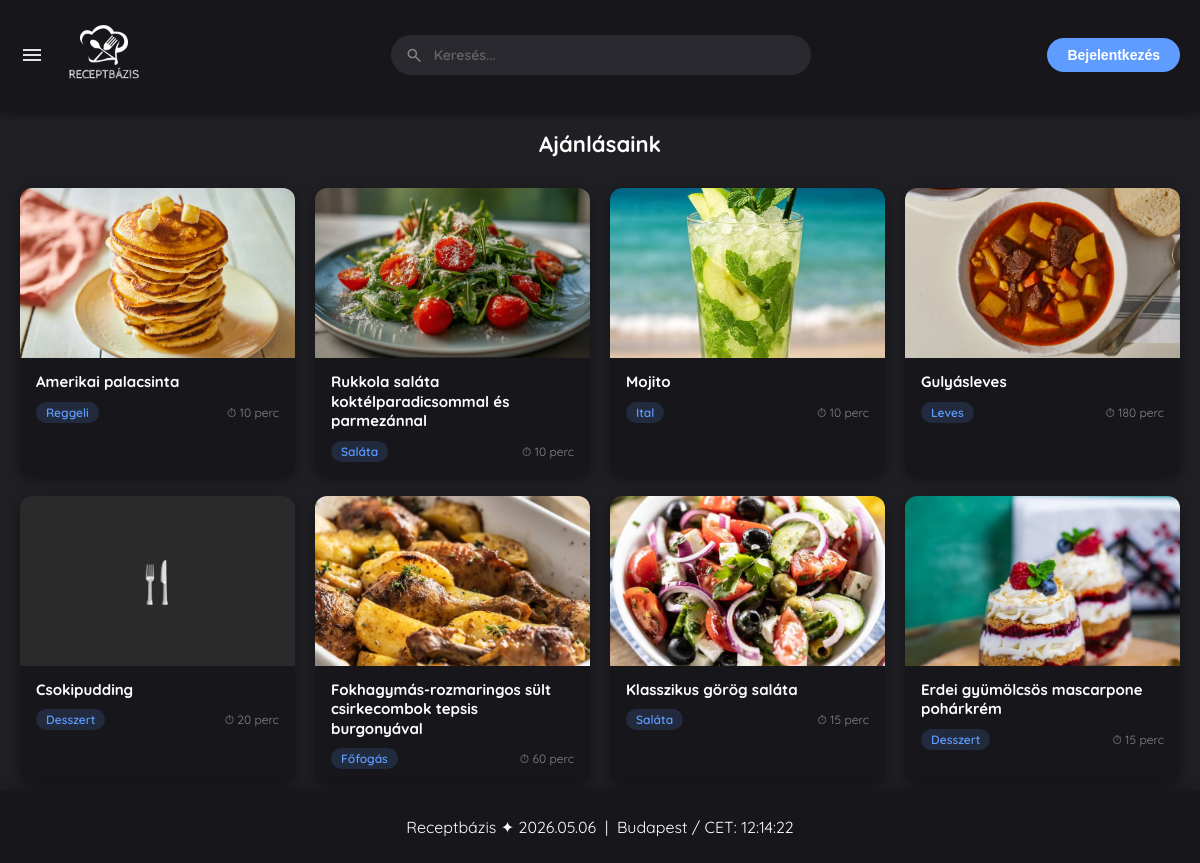
The app's page /home.php with its own data.
### tables this page shows
CREATE TABLE `receptek` (
  `id` int(11) NOT NULL,
  `felhasznalo_id` int(11) NOT NULL,
  `cim` varchar(150) NOT NULL,
  `leiras` text NOT NULL,
  `hozzavalok` text NOT NULL,
  `elkeszitesi_ido` int(11) DEFAULT NULL,
  `letrehozva` timestamp NOT NULL DEFAULT current_timestamp(),
  `kategoria` varchar(50) NOT NULL,
  `indexkep` varchar(255) DEFAULT NULL,
  `receptkep` varchar(255) DEFAULT NULL,
  `youtube_link` varchar(255) DEFAULT NULL
);

### home.php (the view, shortened to what this page needs)
<!DOCTYPE html>
<html lang="hu">
<head>
    <link rel="stylesheet" href="style.css">
</head>
<body>
<?php include 'header.php'; ?>
<?php include 'footer.php'; ?>
<?php include 'adatkapcsolat.php'; ?>
<?php
$kategoria = trim($_GET['kategoria'] ?? '');
if ($kategoria) {
    $stmt = $conn->prepare("SELECT id, cim, kategoria, elkeszitesi_ido, indexkep FROM receptek WHERE kategoria = ? ORDER BY letrehozva DESC");
    $stmt->bind_param("s", $kategoria);
    $stmt->execute();
    $receptek = $stmt->get_result()->fetch_all(MYSQLI_ASSOC);
} else {
    $eredmeny = $conn->query("SELECT id, cim, kategoria, elkeszitesi_ido, indexkep FROM receptek ORDER BY RAND() LIMIT 8");
    $receptek = $eredmeny->fetch_all(MYSQLI_ASSOC);
}
$kategoriaFeliratok = [
    'Reggeli'  => 'Reggelik',
    'Leves'    => 'Levesek',
    'Főfogás'  => 'Főfogások',
    'Saláta'   => 'Saláták / Vegán',
    'Desszert' => 'Desszertek',
    'Ital'     => 'Italok',
];
$oldalCim = $kategoria ? ($kategoriaFeliratok[$kategoria] ?? $kategoria) : 'Ajánlásaink';
?>
<div class="receptek-szekció">
    <div class="szekció-fejléc">
        <h2><?= htmlspecialchars($oldalCim) ?></h2>
    </div>
    <?php if (count($receptek) > 0): ?>
        <div class="recept-racs">
            <?php foreach ($receptek as $r): ?>
                <a href="recept.php?id=<?= $r['id'] ?>" class="recept-kartya">
                    <?php if (!empty($r['indexkep']) && file_exists($r['indexkep'])): ?>
                        <img src="<?= htmlspecialchars($r['indexkep']) ?>"
                             alt="<?= htmlspecialchars($r['cim']) ?>"
                             class="recept-boritokep">
                    <?php else: ?>
                        <div class="kep-helyettesito">🍴</div>
                    <?php endif; ?>
                    <div class="kartya-adatok">
                        <p class="kartya-cim"><?= htmlspecialchars($r['cim']) ?></p>
                        <div class="kartya-meta">
                            <span class="kat-jelveny"><?= htmlspecialchars($r['kategoria']) ?></span>
                            <?php if (!empty($r['elkeszitesi_ido'])): ?>
                                <span class="ido-szoveg">⏱ <?= $r['elkeszitesi_ido'] ?> perc</span>
                            <?php endif; ?>
                        </div>
                    </div>
                </a>
            <?php endforeach; ?>
        </div>
    <?php endif; ?>
</div>
<video autoplay muted loop id="videohatter">
    <source src="img/hatter.mp4" type="video/mp4">
</video>
</body>
</html>

### header.php (shortened to what this page needs)
<?php
$fejlec_profilkep = 'img/alap.png';
?>
<header class="header">
    <div class="headertartalom">
        <div class="header-bal">
            <span class="material-symbols-outlined menugomb" id="menugomb">menu</span>
            <a href="home.php" class="logolink">
                <img src="img/feherlogo.png" alt="Receptbázis" class="logo" id="logo-kep">
            </a>
        </div>
        <div class="kereso-kontener" id="kereso-kontener">
            <div class="kereso-belso">
                <span class="material-symbols-outlined kereso-ikon">search</span>
                <input type="text" id="kereso-mezo" class="kereso-mezo"
                    placeholder="Keresés..." autocomplete="off"
                    aria-label="Keresés" aria-haspopup="listbox" aria-expanded="false">
            </div>
        </div>
        <div class="header-jobb">
            <?php if (isset($_SESSION['user_id'])): ?>
                <div style="display:flex; align-items:center; gap:10px;">
                    <a href="feltoltes.php" class="profillink" title="Recept feltöltése">
                        <span class="material-symbols-outlined menugomb">add</span>
                    </a>
                    <a href="profil.php" class="profillink">
                        <img src="<?= htmlspecialchars($fejlec_profilkep) ?>" alt="Profil" class="profilkep">
                    </a>
                    <a href="?logout=true" class="profillink" title="Kijelentkezés">
                        <span class="material-symbols-outlined menugomb">logout</span>
                    </a>
                </div>
            <?php else: ?>
                <a href="login.php" style="text-decoration:none;">
                    <button class="gomb">Bejelentkezés</button>
                </a>
            <?php endif; ?>
        </div>
    </div>
</header>

### footer.php (shortened to what this page needs)
<footer class="footer">
    <p>
        Receptbázis ✦ <?= date("Y.m.d") ?> &nbsp;|&nbsp;
        Budapest / CET: <span id="valosidejuora"><?= date("H:i:s") ?></span>
    </p>
</footer>

### style.css (style rules this page uses)
body, html { margin: 0; padding: 0; width: 100%; height: 100%; overflow-x: hidden; font-family: 'Quicksand', sans-serif; }
#videohatter { position: fixed; right: 0; bottom: 0; min-width: 100%; min-height: 100%; z-index: -1; object-fit: cover; }
.gomb { background: #5e9cff; color: #fff; border: none; padding: 9px 20px; border-radius: 25px; font-size: 14px; font-weight: 600; cursor: pointer; }
.header, .footer { position: fixed; width: 100%; box-sizing: border-box; transition: background-color 0.3s ease, color 0.3s ease; z-index: 100; }
.header { top: 0; padding: 5px 0; display: flex; align-items: center; }
.footer { bottom: 0; text-align: center; padding: 10px 0; }
body.sotettema { background-color: #201F24; color: #ffffff; }
body.sotettema .header, body.sotettema .footer { background-color: #17161B; color: #ffffff; box-shadow: 0 2px 10px rgba(0,0,0,0.5); }
.headertartalom { display: flex; justify-content: space-between; align-items: center; width: 100%; margin-left: 0; padding: 0 20px; box-sizing: border-box; gap: 10px; }
.header-jobb { display: flex; align-items: center; flex-shrink: 0; }
.logo { height: 100px; width: 100px; object-fit: contain; display: block; }
.logolink { text-decoration: none; display: inline-block; }
.header-bal { display: flex; align-items: center; gap: 10px; flex-shrink: 0; }
.menugomb { font-size: 32px; cursor: pointer; color: #e3e3e3; transition: color 0.3s; user-select: none; }

### header.php (style rules this page uses)
.kereso-kontener { position: relative; flex: 1; min-width: 0; max-width: 420px; margin: 0 10px; }
.kereso-belso { display: flex; align-items: center; border-radius: 25px; padding: 0 14px; height: 40px; gap: 8px; transition: box-shadow 0.2s; }
body.sotettema .kereso-belso { background-color: #2a2930; box-shadow: 0 0 0 1.5px transparent; }
.kereso-ikon { font-size: 19px; color: #888; flex-shrink: 0; pointer-events: none; }
.kereso-mezo { flex: 1; background: none; border: none; outline: none; font-family: 'Quicksand', sans-serif; font-size: 14px; font-weight: 600; min-width: 0; width: 100%; }
body.sotettema .kereso-mezo { color: #fff; }
body.sotettema .kereso-mezo::placeholder { color: #666; }

### home.php (style rules this page uses)
.receptek-szekció { max-width: 1200px; margin: 130px auto 80px auto; padding: 0 20px; }
.szekció-fejléc { text-align: center; margin-bottom: 30px; }
.szekció-fejléc h2 { font-size: 22px; font-weight: 700; margin: 0 0 5px 0; }
.recept-racs { display: grid; grid-template-columns: repeat(auto-fill, minmax(250px, 1fr)); gap: 20px; }
.recept-kartya { border-radius: 12px; overflow: hidden; text-decoration: none; display: flex; flex-direction: column; transition: transform 0.2s ease, box-shadow 0.2s ease; }
body.sotettema .recept-kartya { background-color: #17161B; box-shadow: 0 4px 15px rgba(0,0,0,0.4); color: #fff; }
.recept-boritokep { width: 100%; height: 170px; object-fit: cover; display: block; }
.kep-helyettesito { width: 100%; height: 170px; background-color: #2a2a2a; display: flex; align-items: center; justify-content: center; font-size: 40px; }
.kartya-adatok { padding: 14px 16px; flex: 1; display: flex; flex-direction: column; gap: 6px; }
.kartya-cim { font-size: 15px; font-weight: 700; margin: 0; line-height: 1.3; }
.kartya-meta { display: flex; align-items: center; justify-content: space-between; font-size: 12px; margin-top: 4px; }
.kat-jelveny { background-color: rgba(94,156,255,0.15); color: #5e9cff; padding: 3px 10px; border-radius: 20px; font-weight: 600; }
.ido-szoveg { color: #888; }

### records on screen
receptek: indexkep (picture), cim "Amerikai palacsinta", kategoria "Reggeli", elkeszitesi_ido "10"
receptek: indexkep (picture), cim "Rukkola saláta koktélparadicsommal és parmezánnal", kategoria "Saláta", elkeszitesi_ido "10"
receptek: indexkep (picture), cim "Mojito", kategoria "Ital", elkeszitesi_ido "10"
receptek: indexkep (picture), cim "Gulyásleves", kategoria "Leves", elkeszitesi_ido "180"
receptek: cim "Csokipudding", kategoria "Desszert", elkeszitesi_ido "20"
receptek: indexkep (picture), cim "Fokhagymás-rozmaringos sült csirkecombok tepsis burgonyával", kategoria "Főfogás", elkeszitesi_ido "60"
receptek: indexkep (picture), cim "Klasszikus görög saláta", kategoria "Saláta", elkeszitesi_ido "15"
receptek: indexkep (picture), cim "Erdei gyümölcsös mascarpone pohárkrém", kategoria "Desszert", elkeszitesi_ido "15"

### other values on screen
$oldalCim "Ajánlásaink"
